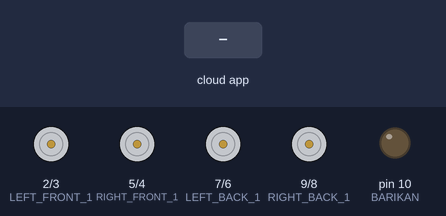
Bench run of a program on a simulated Arduino Mega 2560, built with avr-gcc and run on an emulated ATmega2560. Shown: motor-driver pin pairs drawn as motors (green arrow = first pin HIGH = forward, orange = second pin HIGH = backward, longer = more drive), output pins drawn as LEDs (lit = HIGH). Inputs (shaded band) come from the test bench. The ROS host is connected and sends only what is stated.

Above: at 1.2 s.
1.3 s: the phone or cloud app sets linear.x to -100
At 2.3 s:
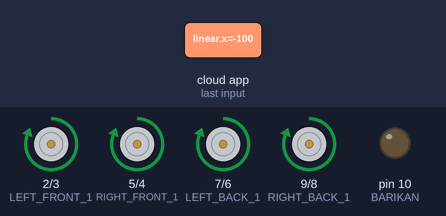
2.8 s: the phone or cloud app sets angular.z to -100
At 3.5 s:
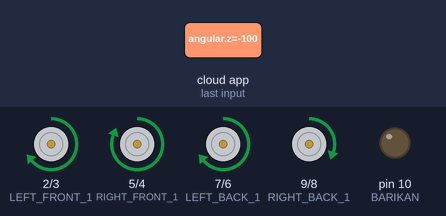
4.3 s: the phone or cloud app sets barikan to 1
At 5.5 s:
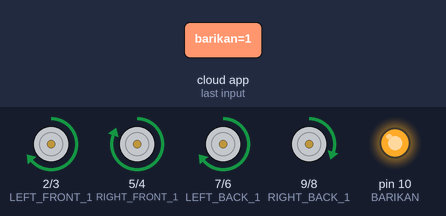
5.8 s: the phone or cloud app sets linear.x to 0
At 7.0 s:
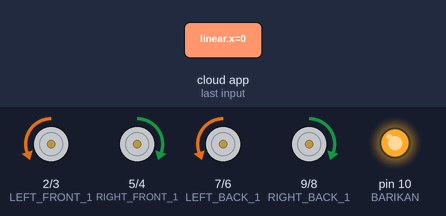
7.3 s: the phone or cloud app sets angular.z to 0
At 8.0 s:
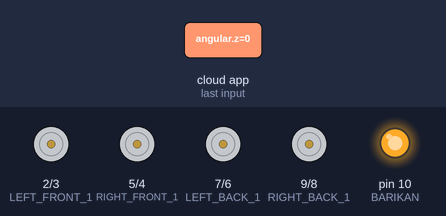
8.8 s: the phone or cloud app sets linear.x to 100
At 9.2 s:
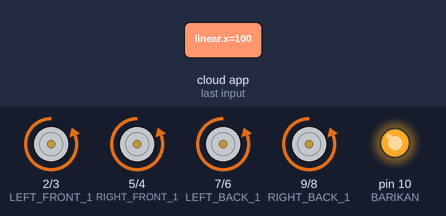
Timing chart, 0 to 11.3 s (numbered marks = the images above; inputs shaded):
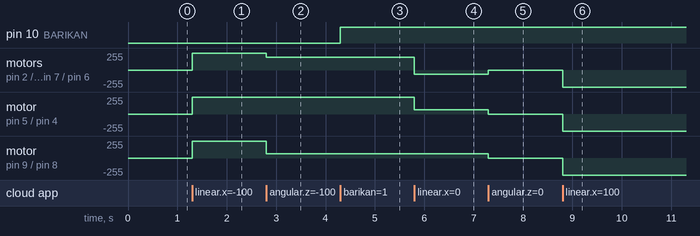

Measured:
- after the input at 1.3 s, motor on pin 2 (LEFT_FRONT_1) / pin 3 (LEFT_FRONT_2), motor on pin 5 (RIGHT_FRONT_1) / pin 4 (RIGHT_FRONT_2), motor on pin 7 (LEFT_BACK_1) / pin 6 (LEFT_BACK_2), motor on pin 9 (RIGHT_BACK_1) / pin 8 (RIGHT_BACK_2): stopped → forward 255/255 at once
- after the input at 2.8 s, motor on pin 2 (LEFT_FRONT_1) / pin 3 (LEFT_FRONT_2), motor on pin 7 (LEFT_BACK_1) / pin 6 (LEFT_BACK_2): forward 255/255 → forward 191/255 at once; motor on pin 9 (RIGHT_BACK_1) / pin 8 (RIGHT_BACK_2): forward 255/255 → forward 62/255 at once
- after the input at 4.3 s, pin 10 (BARIKAN): LOW → HIGH at once
- after the input at 5.8 s, motor on pin 2 (LEFT_FRONT_1) / pin 3 (LEFT_FRONT_2): forward 191/255 → backward 63/255 at once; motor on pin 5 (RIGHT_FRONT_1) / pin 4 (RIGHT_FRONT_2): forward 255/255 → forward 63/255 at once
- after the input at 7.3 s, motor on pin 2 (LEFT_FRONT_1) / pin 3 (LEFT_FRONT_2), motor on pin 7 (LEFT_BACK_1) / pin 6 (LEFT_BACK_2): backward 63/255 → stopped at once; motor on pin 5 (RIGHT_FRONT_1) / pin 4 (RIGHT_FRONT_2), motor on pin 9 (RIGHT_BACK_1) / pin 8 (RIGHT_BACK_2): forward 63/255 → stopped at once
- after the input at 8.8 s, motor on pin 2 (LEFT_FRONT_1) / pin 3 (LEFT_FRONT_2), motor on pin 5 (RIGHT_FRONT_1) / pin 4 (RIGHT_FRONT_2), motor on pin 7 (LEFT_BACK_1) / pin 6 (LEFT_BACK_2), motor on pin 9 (RIGHT_BACK_1) / pin 8 (RIGHT_BACK_2): stopped → backward 255/255 at once

The program:

main.cpp
```cpp
#include <Arduino.h>
#include <ros.h>
#include <std_msgs/Bool.h>
#include <geometry_msgs/Twist.h>

#define LEFT_FRONT_1 2
#define LEFT_FRONT_2 3
#define RIGHT_FRONT_1 5
#define RIGHT_FRONT_2 4
#define LEFT_BACK_1 7
#define LEFT_BACK_2 6
#define RIGHT_BACK_1 9
#define RIGHT_BACK_2 8
#define BARIKAN     10

float TORED = 0.5;
float left_pwm_speed;
float right_pwm_speed;

ros::NodeHandle nh;

// 1 = 31.37kHz 2 = 3.921kHz 3 = 490.2kHz 4 = 122.5Hz 5 = 30.64Hz 他は禁止
void change_freq1(int number){
	TCCR2B = ((TCCR2B & 0B11111000) | number);
	TCCR3B = ((TCCR3B & 0B11111000) | number);
	TCCR4B = ((TCCR4B & 0B11111000) | number);
}

void LEFT_FRONT(int PWM)
{
	if(PWM > 0){
		digitalWrite(LEFT_FRONT_1, 0);
		analogWrite(LEFT_FRONT_2, PWM);
	}else if(PWM < 0){
		analogWrite(LEFT_FRONT_1, -PWM);
		digitalWrite(LEFT_FRONT_2, 0);
	}
	else{
		digitalWrite(LEFT_FRONT_1, 0);
		digitalWrite(LEFT_FRONT_2, 0);
	}
}

void RIGHT_FRONT(int PWM)
{
	if(PWM > 0){
		digitalWrite(RIGHT_FRONT_1, 0);
		analogWrite(RIGHT_FRONT_2, PWM);
	}else if(PWM < 0){
		analogWrite(RIGHT_FRONT_1, -PWM);
		digitalWrite(RIGHT_FRONT_2, 0);
	}
	else{
		digitalWrite(RIGHT_FRONT_1, 0);
		digitalWrite(RIGHT_FRONT_2, 0);
	}
}

void LEFT_BACK(int PWM)
{
	if(PWM > 0){
		digitalWrite(LEFT_BACK_1, 0);
		analogWrite(LEFT_BACK_2, PWM);
	}else if(PWM < 0){
		analogWrite(LEFT_BACK_1, -PWM);
		digitalWrite(LEFT_BACK_2, 0);
	}
	else{
		digitalWrite(LEFT_BACK_1, 0);
		digitalWrite(LEFT_BACK_2, 0);
	}
}

void RIGHT_BACK(int PWM)
{
	if(PWM > 0){
		digitalWrite(RIGHT_BACK_1, 0);
		analogWrite(RIGHT_BACK_2, PWM);
	}else if(PWM < 0){
		analogWrite(RIGHT_BACK_1, -PWM);
		digitalWrite(RIGHT_BACK_2, 0);
	}
	else{
		digitalWrite(RIGHT_BACK_1, 0);
		digitalWrite(RIGHT_BACK_2, 0);
	}
}

void messageCb(const geometry_msgs::Twist& twist)
{
	const float linear_x = twist.linear.x;
  	const float angle_z = twist.angular.z;

  	left_pwm_speed = (linear_x - 0.5 * TORED * angle_z) * 255;
  	right_pwm_speed = (linear_x + 0.5 * TORED * angle_z) * 255;

  	LEFT_FRONT(left_pwm_speed);
	RIGHT_FRONT(right_pwm_speed);
	LEFT_BACK(left_pwm_speed);
	RIGHT_BACK(right_pwm_speed);
  	// cmd_vel受信後のコード
  	//int x = int( twist.linear.x * 255);
  	//char buf[100];
  	//sprintf(buf, "x = %d", x);
  	//nh.loginfo(buf);
}

ros::Subscriber<geometry_msgs::Twist> sub("cmd_vel", &messageCb);

void barikan_cb(const std_msgs::Bool& msg){
	if(msg.data) 	analogWrite(BARIKAN, 255);
  	else 			analogWrite(BARIKAN, 0);
}
ros::Subscriber<std_msgs::Bool> sub0("barikan", &barikan_cb);

void setup()
{
	pinMode(LEFT_FRONT_1, OUTPUT);
	pinMode(LEFT_FRONT_2, OUTPUT);
	pinMode(RIGHT_FRONT_1, OUTPUT);
	pinMode(RIGHT_FRONT_2, OUTPUT);
	pinMode(LEFT_BACK_1, OUTPUT);
	pinMode(LEFT_BACK_2, OUTPUT);
	pinMode(RIGHT_BACK_1, OUTPUT);
	pinMode(RIGHT_BACK_2, OUTPUT);

	change_freq1(1);

	nh.getHardware()->setBaud(115200);
  	nh.initNode();
  	nh.subscribe(sub);
  	nh.subscribe(sub0);
}

void loop()
{
	//LEFT_FRONT(10);
	//RIGHT_FRONT(10);
	//LEFT_BACK(10);
	//RIGHT_BACK(10);
	nh.spinOnce();
	delay(1);

	/*
	for(int i=0; i<255; i++){
		LEFT_FRONT(i);
		delay(500);
	}

	for(int i=255; i>0; i--){
		LEFT_FRONT(i);
		delay(10);
	}
	for(int i=0; i<-255; i--){
		LEFT_FRONT(i);
		delay(10);
	}
	for(int i=-255; i>0; i++){
		LEFT_FRONT(i);
		delay(10);
	}
	*/
}
```
